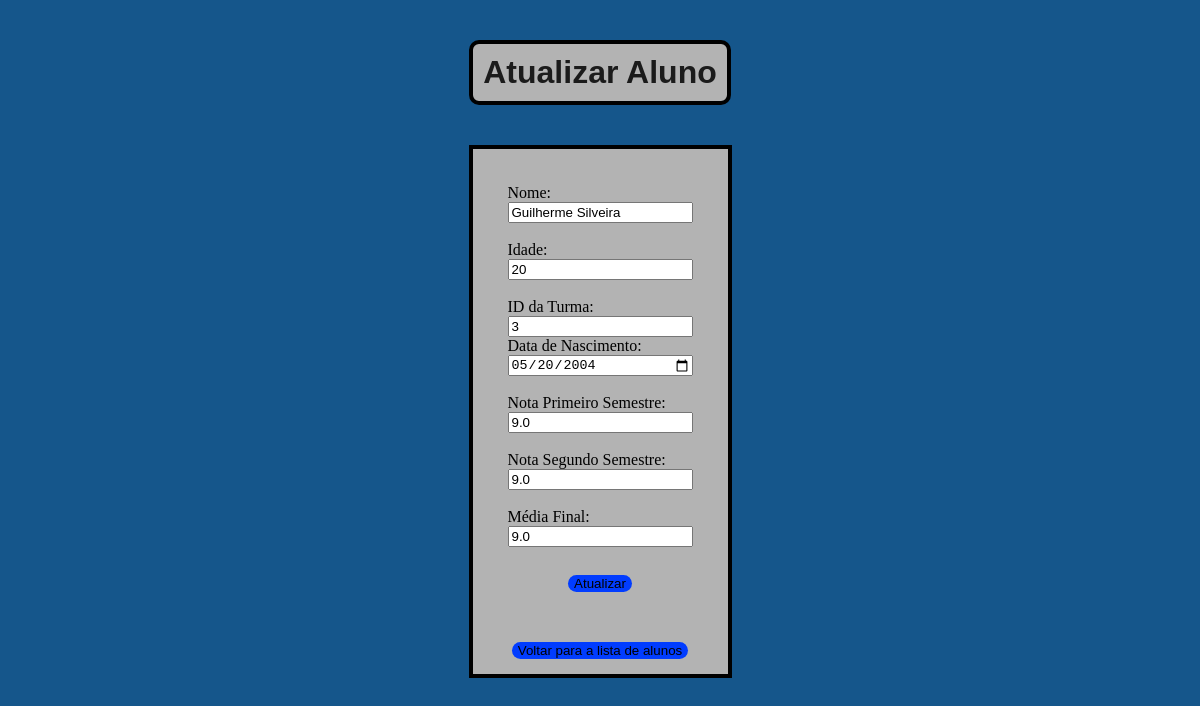
Page /alunos/4/atualizar on the earlier database version.
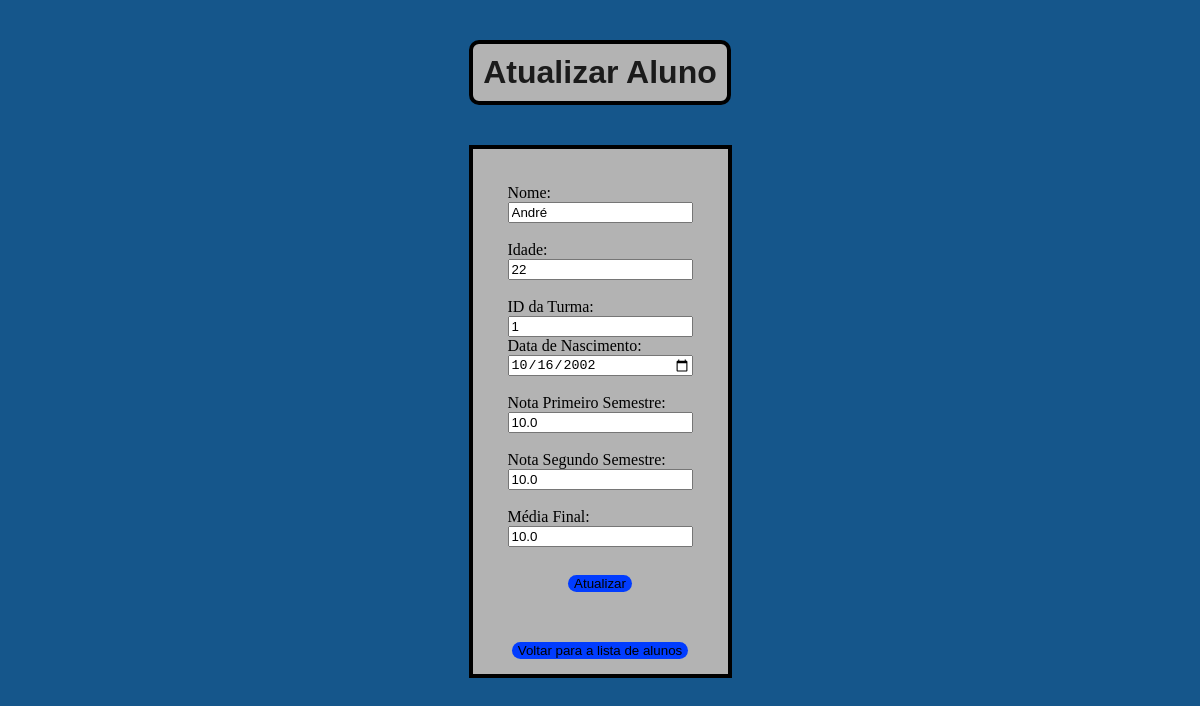
Same page on the later database version.
### app/models.py (models this page shows)
class Aluno(db.Model):
    __tablename__ = 'alunos'
    id = db.Column(db.Integer, primary_key=True)
    nome = db.Column(db.String(50), nullable=False)
    idade = db.Column(db.Integer)
    data_nascimento = db.Column(db.Date)
    nota_primeiro_semestre = db.Column(db.Float)
    nota_segundo_semestre = db.Column(db.Float)
    media_final = db.Column(db.Float)
    turma_id = db.Column(db.Integer, db.ForeignKey(
        'turmas.id'), nullable=False)

### app/alunos/alunos_routes.py (the view, shortened to what this page needs)
@alunos_blueprint.route("/alunos/<int:id_aluno>/atualizar",
                        methods=["GET", "POST"], endpoint="update_aluno")
def atualizar_aluno_view(id_aluno):
    aluno = Aluno.query.get(id_aluno)
    if aluno is None:
        return jsonify({"error": "Aluno não encontrado"}), 404
    return render_template('aluno/aluno_update.html', aluno=aluno,
                           turmas=Turma.query.all())

### app/templates/aluno/aluno_update.html (shortened to what this page needs)
<!DOCTYPE html>
<html lang="en">
<head>
  <link rel="stylesheet" href="{{ url_for('static', filename='alunos_update.css') }}">
</head>
<body>
  <h1>Atualizar Aluno</h1>
  <section class="container">
    <form action="{{ url_for('alunos.update_aluno', id_aluno=aluno.id) }}" method="POST">
      <label for="nome">Nome:</label>
      <input type="text" id="nome" name="nome" value="{{ aluno.nome }}" required><br>
      <label for="idade">Idade:</label>
      <input type="number" id="idade" name="idade" value="{{ aluno.idade }}" required><br>
      <label for="turma_id">ID da Turma:</label>
      <input type="number" name="turma_id" value="{{ aluno.turma_id }}" required>
      <label for="data_nascimento">Data de Nascimento:</label>
      <input type="date" id="data_nascimento" name="data_nascimento" value="{{ aluno.data_nascimento }}" required><br>
      <label for="nota_primeiro_semestre">Nota Primeiro Semestre:</label>
      <input type="number" step="0.01" id="nota_primeiro_semestre" name="nota_primeiro_semestre" value="{{ aluno.nota_primeiro_semestre }}" required><br>
      <label for="nota_segundo_semestre">Nota Segundo Semestre:</label>
      <input type="number" step="0.01" id="nota_segundo_semestre" name="nota_segundo_semestre" value="{{ aluno.nota_segundo_semestre }}" required><br>
      <label for="media_final">Média Final:</label>
      <input type="number" step="0.01" id="media_final" name="media_final" value="{{ aluno.media_final }}" required><br>
      <button type="submit">Atualizar</button>
    </form>
    <a href="/alunos"><button>Voltar para a lista de alunos</button></a>
  </section>
</body>
</html>

Differences in the rows shown:
changed Aluno: nome "Guilherme Silveira" → "André"; idade "20" → "22"; turma_id "3" → "1"; data_nascimento "05/20/2004" → "10/16/2002"; nota_primeiro_semestre "9.0" → "10.0"; nota_segundo_semestre "9.0" → "10.0"; media_final "9.0" → "10.0"
